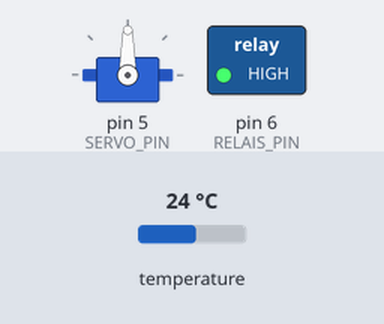
A sketch run on a simulated Arduino Uno, built with avr-gcc and run on an emulated ATmega328P. On the bench: servo, switched loads named in the sketch (green lamp = pin HIGH). Inputs (shaded band) come from the test bench; at power-on: temperature 24 °C. What the sketch prints to the serial monitor is not drawn.

Above: at 3.3 s.
3.4 s: temperature set to 26.9 °C
5.9 s: temperature set to 27.9 °C
At 7.1 s:
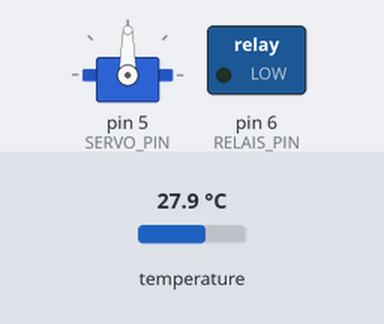
9.3 s: temperature set to 26 °C
11.8 s: temperature set to 24.7 °C
At 13.4 s:
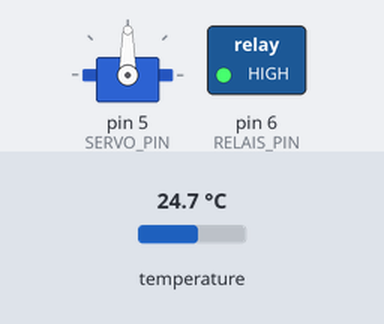
14.6 s: temperature set to 28 °C
At 15.8 s:
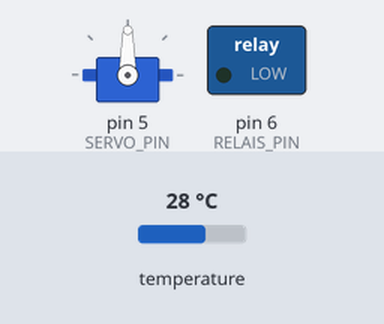
Timing chart, 0 to 17.6 s (numbered marks = the images above; inputs shaded):
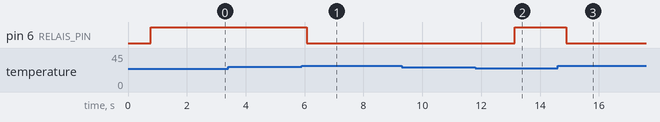

Measured:
- the behaviour switches between 27.4 and 27.5 °C on temperature (found by bisection; images 0 and 1)
- the behaviour switches between 25.5 and 25.4 °C on temperature (found by bisection; images 1 and 2)
- after the input at 3.4 s, every drawn part: stays the same
- after the input at 5.9 s, pin 6 (RELAIS_PIN): HIGH → LOW after 0.17 s
- after the input at 9.3 s, every drawn part: stays the same
- after the input at 11.8 s, pin 6 (RELAIS_PIN): LOW → HIGH after 1.3 s
- after the input at 14.6 s, pin 6 (RELAIS_PIN): HIGH → LOW after 0.30 s

The sketch:

temperature.ino
```cpp
#include <OneWire.h>
#include <DallasTemperature.h>
#include <Servo.h>
#include "stats.h"

#define TEMP_PIN   2
#define SERVO_PIN  5
#define RELAIS_PIN 6

OneWire           oneWire(TEMP_PIN);
DallasTemperature sensors(&oneWire);
Servo             servo;

float t_meas;
int const t_crit[] = {26, 28, 40};
int NUM_OF_BINS = 0;
int temp_level = -1;
int prev_temp_level = 0;
int mode = 0;
String mode_str[] = {"Heizung AUS", "Heizung AN"};
stats_t hist;

int get_bin_index(int const ranges[], int meas)
{
    int i;
    for (i = 0; i < NUM_OF_BINS - 1; i++) {
	if (meas < ranges[i]) {
	    return i;
	}
    }
    return i;
}

void servo_handler(const int temp_level)
{
    servo.attach(SERVO_PIN);
    servo.write(temp_level * 60);
    delay(1000);
    servo.detach();
}

void relais_handler(const int temp_level)
{
    switch (temp_level) {
    case 0:
	digitalWrite(RELAIS_PIN, HIGH);     /* T < Tmin */
	mode = 1;
	break;
    case 1:
	if (temp_level > prev_temp_level) {
	    mode = 1;
	    digitalWrite(RELAIS_PIN, HIGH); /* Tmin < T < Tmax, increasing, keep heating */
	} else {
	    mode = 0;
	    digitalWrite(RELAIS_PIN, LOW);  /* Tmin < T < Tmax, decreasing, stop heating */
	}
	break;
    case 2:
	mode = 0;
	digitalWrite(RELAIS_PIN, LOW);
	break;
    }
}

void setup(void)
{
    Serial.begin(9600);
    sensors.begin();
    NUM_OF_BINS = sizeof(t_crit) / sizeof(t_crit[0]) + 1;

    servo.attach(SERVO_PIN);
    pinMode(RELAIS_PIN, OUTPUT);

    int i;
    for (i=0; i<8; i++) {
	hist.hist[i] = 0;
    }
}

void loop(void)
{
    sensors.requestTemperatures();
    t_meas = sensors.getTempCByIndex(0);

    prev_temp_level = temp_level;
    temp_level = get_bin_index(t_crit, int(t_meas + .5));

    if (temp_level != prev_temp_level) {
	relais_handler(temp_level);
    }

    increment_stats(&hist, mode);

    Serial.write(27);       // ESC command
    Serial.print("[2J");    // clear screen command
    Serial.write(27);
    Serial.print("[H");     // cursor to home command

    Serial.print("T = ");
    Serial.print(int(t_meas + .5));
    Serial.print(" C, ");
    Serial.print(mode_str[mode]);
    Serial.print(" AN / AUS [s] : ");
    Serial.print(hist.hist[1]);
    Serial.print(" / ");
    Serial.println(hist.hist[0]);

    delay(1000);
}
```

stats.c
```cpp
typedef struct
{
    unsigned long hist[8];
} stats_t;

void increment_stats(stats_t* const hist, const int mode)
{
    hist->hist[mode] += 1;
}
```

stats.h
```cpp
#ifndef STATS_H
#define STATS_H

#ifdef __cplusplus
extern "C" {
#endif

    typedef struct
    {
	unsigned long hist[8];
    } stats_t;

    void increment_stats(stats_t* const, const int);
#ifdef __cplusplus
}
#endif

#endif
```
